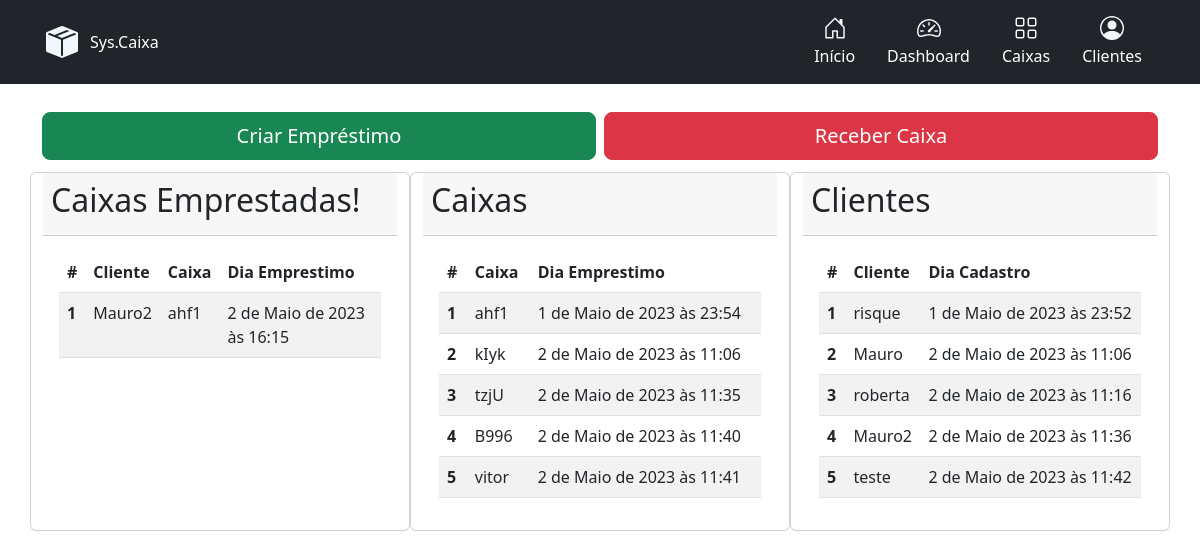
Before: / with the older database file.
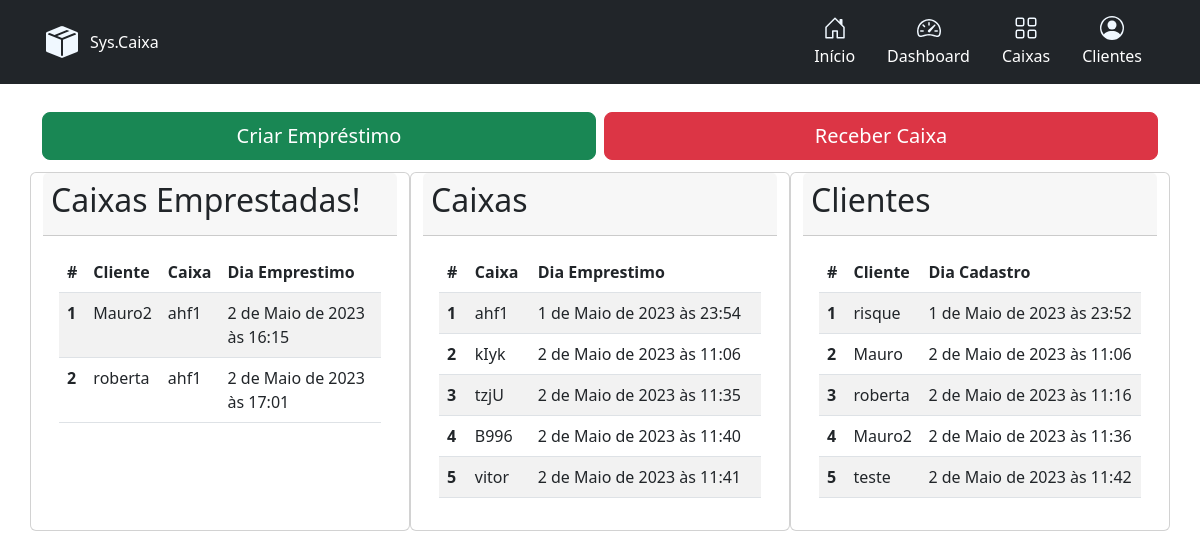
After: the same page with the newer database file.
### main/models.py (models this page shows, shortened)
class CaixaCliente (models.Model):
    idCliente = models.ForeignKey(Cliente, on_delete=models.DO_NOTHING)
    idCaixa = models.ForeignKey(Caixa, on_delete=models.DO_NOTHING)
    dataEmprestimo = models.DateTimeField(auto_now_add=True, blank=True)

class Cliente (models.Model):
    id = models.BigAutoField(primary_key=True)
    nomeCliente = models.CharField(max_length=200)
    codCliente = models.CharField(max_length=10)
    dataCadastroCliente = models.DateTimeField(auto_now_add=True, blank=True)
    qr_code_cl =models.ImageField(upload_to='qrcodescl',blank=True)

class Caixa (models.Model):
    id = models.BigAutoField(primary_key=True)
    codCaixa = models.CharField(max_length=10)
    dataCadastroCaixa = models.DateTimeField(auto_now_add=True, blank=True)
    qr_code_cx =models.ImageField(upload_to='qrcodescx',blank=True)

### main/views.py (the view)
# urls.py: path('',include('main.urls')),
def main(request):
    Clientes = Cliente.objects.all()
    Caixas = Caixa.objects.all()
    CaixaClientes = CaixaCliente.objects.all()
    return render(request,'index.html',{"Clientes":Clientes,"Caixas":Caixas,"CaixaClientes":CaixaClientes})

### main/templates/index.html (shortened to what this page needs)
{% extends "base.html" %}
  {% block content %}
  <div class="container">
    <div class="p-2 row justify-content-center">
      <a  href="qr" id ="CriarButton"type="button" class="m-1 col btn btn-success btn-lg">Criar Empréstimo</a>
      <button type="button" class="m-1 col btn btn-danger btn-lg" data-bs-toggle="modal" data-bs-target="#Receber">Receber Caixa</button>
    </div>
    <div class="row">
      <div class="card  col-lg">
        <div class="card-header">
          <ul class="nav nav-pills card-header-pills">
            <h2>Caixas Emprestadas!</h2>
          </ul>
        </div>
        <div class="card-body">
          <table class="table table-striped">
            <thead>
              <tr>
                <th scope="col">#</th>
                <th scope="col">Cliente</th>
                <th scope="col">Caixa</th>
                <th scope="col">Dia Emprestimo</th>
              </tr>
            </thead>
            <tbody>
              {% for CaixaCliente in CaixaClientes%}
              <tr>
                <th scope="row">{{ forloop.counter }}</th>
                <td>{{CaixaCliente.idCliente.nomeCliente}}</td>
                <td>{{CaixaCliente.idCaixa.codCaixa}}</td>
                <td>{{CaixaCliente.dataEmprestimo}}</td>
              </tr>
              {% endfor %}
            </tbody>
          </table>
        </div>
      </div>
      <div class="card  col-lg">
        <div class="card-header">
          <ul class="nav nav-pills card-header-pills">
            <h2>Caixas</h2>
          </ul>
        </div>
        <div class="card-body">
          <table class="table table-striped">
            <thead>
              <tr>
                <th scope="col">#</th>
                <th scope="col">Caixa</th>
                <th scope="col">Dia Emprestimo</th>
              </tr>
            </thead>
            <tbody>
              {% for Caixa in Caixas%}
              <tr>
                <th scope="row">{{ forloop.counter }}</th>
                <td>{{Caixa.codCaixa}}</td>
                <td>{{Caixa.dataCadastroCaixa}}</td>
              </tr>
              {% endfor %}
            </tbody>
          </table>
        </div>
      </div>
      <div class="card  col-lg">
        <div class="card-header">
          <ul class="nav nav-pills card-header-pills">
            <h2>Clientes</h2>
          </ul>
        </div>
        <div class="card-body">
          <table class="table table-striped">
            <thead>
              <tr>
                <th scope="col">#</th>
                <th scope="col">Cliente</th>
                <th scope="col">Dia Cadastro</th>
              </tr>
            </thead>
            <tbody>
              {% for Cliente in Clientes%}
              <tr>
                <th scope="row">{{ forloop.counter }}</th>
                <td>{{Cliente.nomeCliente}}</td>
                <td>{{Cliente.dataCadastroCliente}}</td>
              </tr>
              {% endfor %}
            </tbody>
          </table>
        </div>
      </div>
      </div>
    </div>
  {% endblock %}

Changed rows visible on the page:
added CaixaCliente: idCliente.nomeCliente "roberta", idCaixa.codCaixa "ahf1", dataEmprestimo "2 de Maio de 2023 às 17:01"
